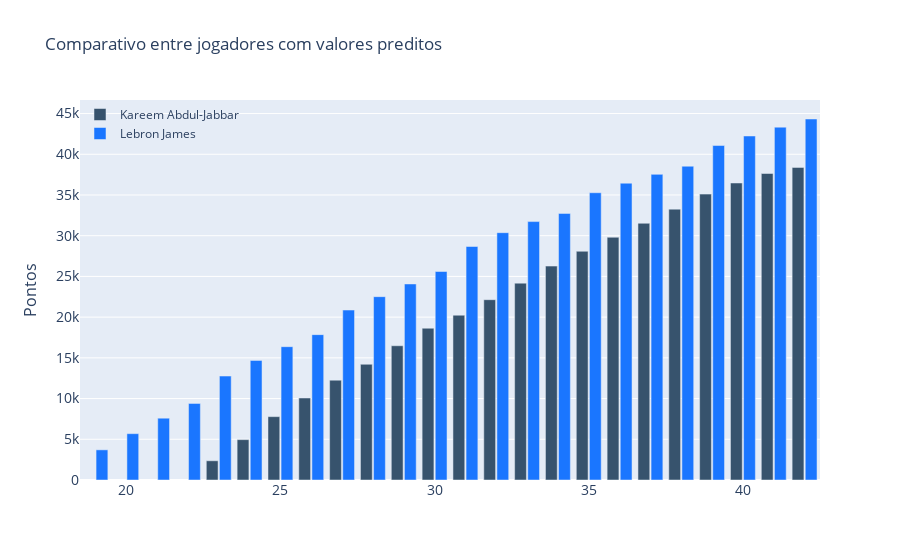

Notebook code for this chart:
### Code cell
fig = go.Figure ()

# Dados de Kareem
fig.add_trace (go.Bar(
    x = kareemCarreira.PLAYER_AGE,
    y = kareemCarreira.SUM_PTS,
    name = 'Kareem Abdul-Jabbar',
    marker_color='rgb(55, 83, 109)'
))

# Dados de Lebron
fig.add_trace (go.Bar(
    x = lebron_predito.age,
    y = lebron_predito.yhat,
    name = 'Lebron James',
    marker_color='rgb(26, 118, 255)'
))

fig.update_layout(
    title='Comparativo entre jogadores com valores preditos',
    xaxis_tickfont_size=14,
    yaxis=dict(
        title='Pontos',
        titlefont_size=16,
        tickfont_size=14,
    ),
    legend=dict(
        x=0,
        y=1.0,
        bgcolor='rgba(255, 255, 255, 0)',
        bordercolor='rgba(255, 255, 255, 0)'
    ),
    barmode='group',
    bargap=0.15, # adjacent location coordinates.
    bargroupgap=0.1 # same location coordinate.
)

fig.show()

### Figure 1 — Plotly figure (JSON) as saved in the notebook; plotly's stock layout.template omitted (floating-point values rounded to 4 significant figures)
{"data": [{"marker": {"color": "rgb(55, 83, 109)"}, "name": "Kareem Abdul-Jabbar", "type": "bar", "x": [23, 24, 25, 26, 27, 28, 29, 30, 31, 32, 33, 34, 35, 36, 37, 38, 39, 40, 41, 42], "y": [2361, 4957, 7779, 10071, 12262, 14211, 16486, 18638, 20238, 22141, 24175, 26270, 28088, 29810, 31527, 33262, 35108, 36474, 37639, 38387]}, {"marker": {"color": "rgb(26, 118, 255)"}, "name": "Lebron James", "type": "bar", "x": [19, 20, 21, 22, 23, 24, 25, 26, 27, 28, 29, 30, 31, 32, 33, 34, 35, 36, 37, 38, 39, 40, 41, 42], "y": [3704, 5689, 7589, 9408, 12766, 14689, 16372, 17851, 20869, 22514, 24074, 25604, 28674, 30372, 31734, 32738, 35278, 36448, 37532, 38535, 41075, 42245, 43329, 44332]}], "layout": {"bargap": 0.15, "bargroupgap": 0.1, "barmode": "group", "legend": {"bgcolor": "rgba(255, 255, 255, 0)", "bordercolor": "rgba(255, 255, 255, 0)", "x": 0, "y": 1}, "title": {"text": "Comparativo entre jogadores com valores preditos"}, "xaxis": {"tickfont": {"size": 14}}, "yaxis": {"tickfont": {"size": 14}, "title": {"font": {"size": 16}, "text": "Pontos"}}}}
